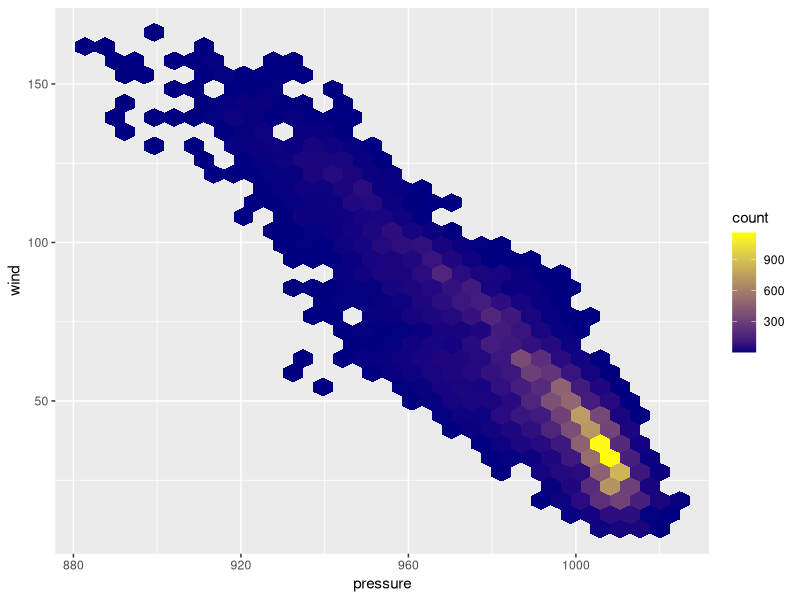

Here is the R script that generated this plot:
## ---- chunk 1
knitr::opts_chunk$set(echo = TRUE)
library(tidyverse)
## ---- chunk 2
ggplot(data = storms, aes(x = pressure, y = wind)) +
	geom_hex() +
  scale_fill_gradient(low = "navy", high = "yellow")
